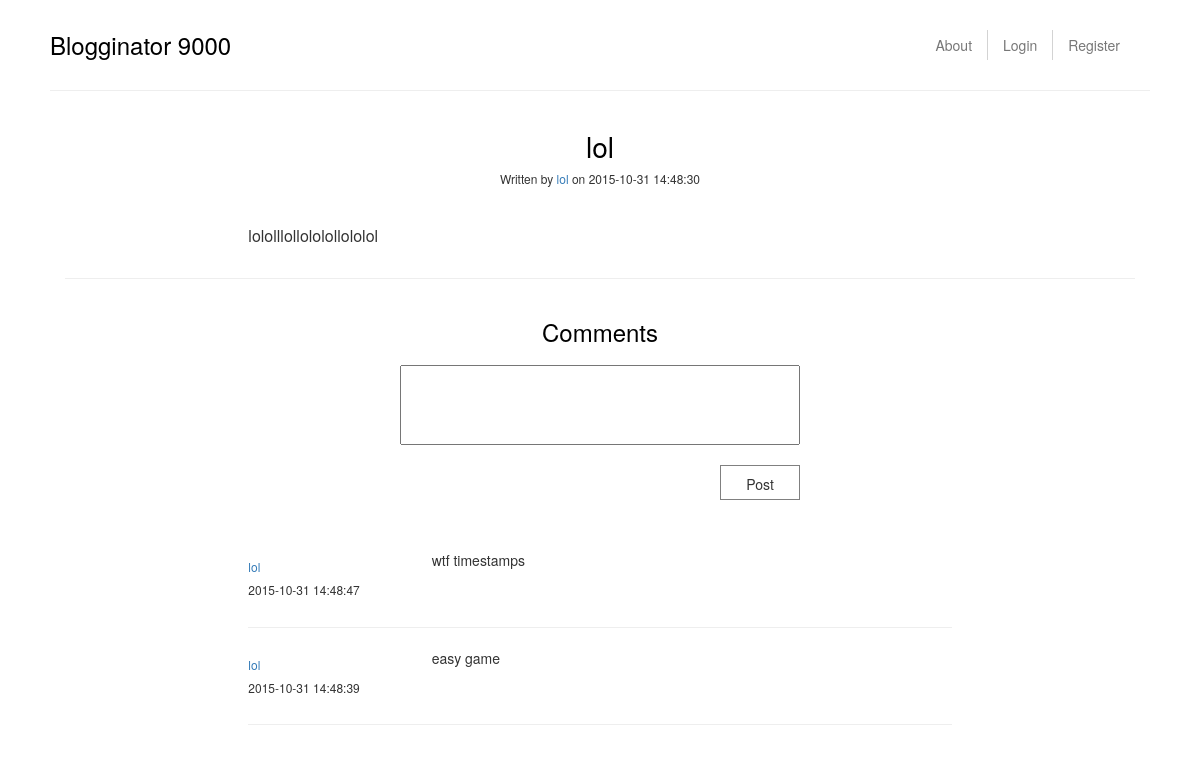
Screenshot of /post/8 with the database file from the repository.
### tables this page shows
CREATE TABLE post (title text, body text, postid INTEGER PRIMARY KEY, userid text, timestamp DATETIME, CHECK(title <> ''), CHECK(body <> ''));

CREATE TABLE comment (body text, id INTEGER PRIMARY KEY, postid int, userid text, timestamp DATETIME, CHECK(body <> ''));

### bloginator9000.py (the view, shortened to what this page needs)
@app.route("/post/<postid>", methods=["GET", "POST"])
@diagnostic.funcTime
def post(postid):
    if request.method == "GET":
        return render_template("/post.html", current_user=session.get('user'), blogitem=database.getPost("postid", postid)[0], comments=database.getComments("postid", postid))

### database.py (called while the page is built)
@diagnostic.funcTime
def getPost(key, postid):
    conn = sqlite3.connect("bloginator9000.db")
    c = conn.cursor()
    c.execute("select * from post where {} = '{}'".format(key, postid))
    data = c.fetchall()
    data = [dict(zip(['title', 'blogtext', 'postid', 'username', 'date'], each))
            for each in data]
    return data

@diagnostic.funcTime
def getComments(key, postid):
    conn = sqlite3.connect("bloginator9000.db")
    c = conn.cursor()
    c.execute(
        "select * from comment where {} = '{}' order by timestamp".format(key, postid))
    data = c.fetchall()
    data.reverse()
    data = [dict(zip(['commenttext', 'commentid', 'postid',
                      'username', 'date'], each)) for each in data]
    return data

### templates/post.html (shortened to what this page needs)
{% extends "master.html" %}
{% block body %}
<div class="container-fluid">
  <div class="row">
    <div class="col-md-8 col-md-offset-2">
      <h3 class="blog-title text-center">{{blogitem.title}}</h3>
      <h6 class="blog-writer text-center">Written by <a href="/user/{{blogitem.username}}">{{blogitem.username}}</a> on {{blogitem.date}}</h6>
      <p class="post-text">
         {{blogitem.blogtext}}
      </p>
    </div>
  </div>
  <hr>
  <div class="row">
    <div class="col-md-6 col-md-offset-3">
      <div class="comment-block">
        <h3 class="comment-title text-center">Comments</h3>
         <form method="post">
          <textarea  id="comment" class="comment-text" name="comment_text"></textarea>
          <button class="comment-submit">Post</button>
        </form>
      </div>
    </div>
  </div>
  <div class="row comment-section">
    <div class="col-md-8 col-md-offset-2">
      {% for comment in comments %}
        <div class='row comment-row'>
          <div class="col-md-3">
            <h6 class="comment-user"><a href="/user/{{comment.username}}">{{comment.username}}</a></h6>
            <h6>{{comment.date}}</h6>
          </div>
          <div class="col-md-9">
            <div class="comment">
              {{comment.commenttext}}
            </div>
          </div>
        </div>
        <hr>
      {% endfor %}
    </div>
  </div>
</div>
{% endblock %}

### static/styles.css (style rules this page uses)
.blog-title { font-weight: normal; color: black; font-size: 28px; }
.post-text { padding-top: 30px; font-size: 16px; }
.comment-text { resize: none; overflow: hidden; min-height: 80px; min-width: 400px; margin-left: auto; margin-right: auto; display: block; padding: 5px; }
.comment-title { margin-bottom: 20px; font-weight: normal; color: black; font-size: 24px; }
.comment-submit { margin-top: 20px; width: 80px; text-align: center; background-color: transparent; border: 1px solid gray; height: 35px; padding-top: 4px; float: right; }
.comment-block { height: auto; width: 400px; margin-left: auto; margin-right: auto; }
.comment-section { margin-top: 40px; }
.comment-row { margin-top: 10px; }
.comment-user { color: black; }

### rows the page displays
post: title "lol", username "lol", date "2015-10-31 14:48:30", blogtext "lololllollololollololol"
comment: username "lol", date "2015-10-31 14:48:47", commenttext "wtf timestamps"
comment: username "lol", date "2015-10-31 14:48:39", commenttext "easy game"
